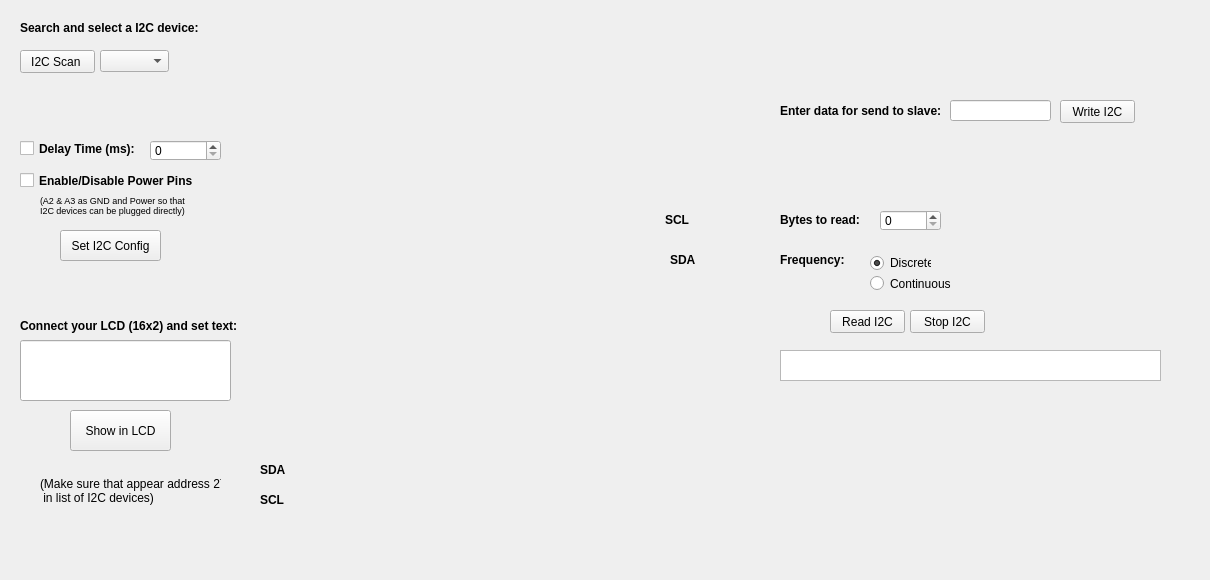
   <widget class="QWidget" name="tab_8">
    <attribute name="title">
     <string>I2C</string>
    </attribute>
    <widget class="QPushButton" name="Read_I2C">
     <property name="geometry">
      <rect>
       <x>830</x>
       <y>310</y>
       <width>75</width>
       <height>23</height>
      </rect>
     </property>
     <property name="text">
      <string>Read I2C</string>
     </property>
    </widget>
    <widget class="QLineEdit" name="dataSendI2C">
     <property name="geometry">
      <rect>
       <x>950</x>
       <y>100</y>
       <width>101</width>
       <height>21</height>
      </rect>
     </property>
    </widget>
    <widget class="QTextBrowser" name="Info_ReadI2C">
     <property name="geometry">
      <rect>
       <x>780</x>
       <y>350</y>
       <width>381</width>
       <height>31</height>
      </rect>
     </property>
    </widget>
    <widget class="QRadioButton" name="radioButton_Cont">
     <property name="geometry">
      <rect>
       <x>870</x>
       <y>275</y>
       <width>91</width>
       <height>17</height>
      </rect>
     </property>
     <property name="text">
      <string>Continuous</string>
     </property>
    </widget>
    <widget class="QLabel" name="label_49">
     <property name="geometry">
      <rect>
       <x>780</x>
       <y>210</y>
       <width>88</width>
       <height>20</height>
      </rect>
     </property>
     <property name="font">
      <font>
       <weight>75</weight>
       <bold>true</bold>
      </font>
     </property>
     <property name="text">
      <string>Bytes to read:</string>
     </property>
    </widget>
    <widget class="QSpinBox" name="I2CDelayTime">
     <property name="geometry">
      <rect>
       <x>150</x>
       <y>140</y>
       <width>71</width>
       <height>21</height>
      </rect>
     </property>
     <property name="maximum">
      <number>16383</number>
     </property>
    </widget>
    <widget class="QLabel" name="label_46">
     <property name="geometry">
      <rect>
       <x>780</x>
       <y>100</y>
       <width>171</width>
       <height>21</height>
      </rect>
     </property>
     <property name="font">
      <font>
       <weight>75</weight>
       <bold>true</bold>
      </font>
     </property>
     <property name="text">
      <string>Enter data for send to slave:</string>
     </property>
    </widget>
    <widget class="QSpinBox" name="BytesToRead">
     <property name="geometry">
      <rect>
       <x>880</x>
       <y>210</y>
       <width>61</width>
       <height>21</height>
      </rect>
     </property>
     <property name="maximum">
      <number>32</number>
     </property>
    </widget>
    <widget class="QRadioButton" name="radioButton_Once">
     <property name="geometry">
      <rect>
       <x>870</x>
       <y>255</y>
       <width>61</width>
       <height>16</height>
      </rect>
     </property>
     <property name="text">
      <string>Discrete</string>
     </property>
     <property name="checked">
      <bool>true</bool>
     </property>
    </widget>
    <widget class="QPushButton" name="Write_I2C">
     <property name="geometry">
      <rect>
       <x>1060</x>
       <y>100</y>
       <width>75</width>
       <height>23</height>
      </rect>
     </property>
     <property name="text">
      <string>Write I2C</string>
     </property>
    </widget>
    <widget class="QLabel" name="label_52">
     <property name="geometry">
      <rect>
       <x>780</x>
       <y>250</y>
       <width>88</width>
       <height>20</height>
      </rect>
     </property>
     <property name="font">
      <font>
       <weight>75</weight>
       <bold>true</bold>
      </font>
     </property>
     <property name="text">
      <string>Frequency:</string>
     </property>
    </widget>
    <widget class="QPushButton" name="I2C_Config">
     <property name="geometry">
      <rect>
       <x>60</x>
       <y>230</y>
       <width>101</width>
       <height>31</height>
      </rect>
     </property>
     <property name="text">
      <string>Set I2C Config</string>
     </property>
    </widget>
    <widget class="QCheckBox" name="ChangeDelayTime">
     <property name="geometry">
      <rect>
       <x>20</x>
       <y>140</y>
       <width>121</width>
       <height>17</height>
      </rect>
     </property>
     <property name="font">
      <font>
       <weight>75</weight>
       <bold>true</bold>
      </font>
     </property>
     <property name="text">
      <string>Delay Time (ms):</string>
     </property>
    </widget>
    <widget class="QComboBox" name="listI2Cdevices">
     <property name="geometry">
      <rect>
       <x>100</x>
       <y>50</y>
       <width>69</width>
       <height>22</height>
      </rect>
     </property>
    </widget>
    <widget class="QLabel" name="label_48">
     <property name="geometry">
      <rect>
       <x>20</x>
       <y>20</y>
       <width>191</width>
       <height>16</height>
      </rect>
     </property>
     <property name="font">
      <font>
       <weight>75</weight>
       <bold>true</bold>
      </font>
     </property>
     <property name="text">
      <string>Search and select a I2C device:</string>
     </property>
    </widget>
    <widget class="QPushButton" name="Stop_I2C">
     <property name="geometry">
      <rect>
       <x>910</x>
       <y>310</y>
       <width>75</width>
       <height>23</height>
      </rect>
     </property>
     <property name="text">
      <string>Stop I2C</string>
     </property>
    </widget>
    <widget class="QLabel" name="label_47">
     <property name="geometry">
      <rect>
       <x>40</x>
       <y>185</y>
       <width>181</width>
       <height>41</height>
      </rect>
     </property>
     <property name="font">
      <font>
       <pointsize>7</pointsize>
      </font>
     </property>
     <property name="text">
      <string>(A2 &amp; A3 as GND and Power so that
I2C devices can be plugged directly)</string>
     </property>
    </widget>
    <widget class="QPushButton" name="I2C_Scan">
     <property name="geometry">
      <rect>
       <x>20</x>
       <y>50</y>
       <width>75</width>
       <height>23</height>
      </rect>
     </property>
     <property name="text">
      <string>I2C Scan </string>
     </property>
    </widget>
    <widget class="QCheckBox" name="EnPowerPins">
     <property name="geometry">
      <rect>
       <x>20</x>
       <y>170</y>
       <width>181</width>
       <height>21</height>
      </rect>
     </property>
     <property name="font">
      <font>
       <weight>75</weight>
       <bold>true</bold>
      </font>
     </property>
     <property name="text">
      <string>Enable/Disable Power Pins</string>
     </property>
    </widget>
    <widget class="QLabel" name="label_51">
     <property name="geometry">
      <rect>
       <x>40</x>
       <y>470</y>
       <width>181</width>
       <height>41</height>
      </rect>
     </property>
     <property name="text">
      <string>(Make sure that appear address 27
 in list of I2C devices)</string>
     </property>
    </widget>
    <widget class="QPushButton" name="ShowInLCD">
     <property name="geometry">
      <rect>
       <x>70</x>
       <y>410</y>
       <width>101</width>
       <height>41</height>
      </rect>
     </property>
     <property name="text">
      <string>Show in LCD</string>
     </property>
    </widget>
    <widget class="QLabel" name="label_50">
     <property name="geometry">
      <rect>
       <x>20</x>
       <y>310</y>
       <width>221</width>
       <height>31</height>
      </rect>
     </property>
     <property name="font">
      <font>
       <weight>75</weight>
       <bold>true</bold>
      </font>
     </property>
     <property name="text">
      <string>Connect your LCD (16x2) and set text:</string>
     </property>
    </widget>
    <widget class="QLineEdit" name="TextToLCD">
     <property name="geometry">
      <rect>
       <x>20</x>
       <y>340</y>
       <width>211</width>
       <height>61</height>
      </rect>
     </property>
     <property name="maxLength">
      <number>31</number>
     </property>
    </widget>
    <widget class="QWidget" name="widget_7" native="true">
     <property name="geometry">
      <rect>
       <x>-1</x>
       <y>-30</y>
       <width>1201</width>
       <height>571</height>
      </rect>
     </property>
     <property name="styleSheet">
      <string notr="true">background-image: url(:/image/backgroundV3Board.jpg);</string>
     </property>
    </widget>
    <widget class="QLabel" name="label_75">
     <property name="geometry">
      <rect>
       <x>665</x>
       <y>210</y>
       <width>31</width>
       <height>20</height>
      </rect>
     </property>
     <property name="font">
      <font>
       <weight>75</weight>
       <bold>true</bold>
      </font>
     </property>
     <property name="text">
      <string>SCL</string>
     </property>
    </widget>
    <widget class="QLabel" name="label_76">
     <property name="geometry">
      <rect>
       <x>670</x>
       <y>250</y>
       <width>31</width>
       <height>20</height>
      </rect>
     </property>
     <property name="font">
      <font>
       <weight>75</weight>
       <bold>true</bold>
      </font>
     </property>
     <property name="text">
      <string>SDA</string>
     </property>
    </widget>
    <widget class="QLabel" name="label_77">
     <property name="geometry">
      <rect>
       <x>260</x>
       <y>460</y>
       <width>31</width>
       <height>20</height>
      </rect>
     </property>
     <property name="font">
      <font>
       <weight>75</weight>
       <bold>true</bold>
      </font>
     </property>
     <property name="text">
      <string>SDA</string>
     </property>
    </widget>
    <widget class="QLabel" name="label_78">
     <property name="geometry">
      <rect>
       <x>260</x>
       <y>490</y>
       <width>31</width>
       <height>20</height>
      </rect>
     </property>
     <property name="font">
      <font>
       <weight>75</weight>
       <bold>true</bold>
      </font>
     </property>
     <property name="text">
      <string>SCL</string>
     </property>
    </widget>
    <zorder>widget_7</zorder>
    <zorder>Read_I2C</zorder>
    <zorder>dataSendI2C</zorder>
    <zorder>Info_ReadI2C</zorder>
    <zorder>radioButton_Cont</zorder>
    <zorder>label_49</zorder>
    <zorder>I2CDelayTime</zorder>
    <zorder>label_46</zorder>
    <zorder>BytesToRead</zorder>
    <zorder>radioButton_Once</zorder>
    <zorder>Write_I2C</zorder>
    <zorder>label_52</zorder>
    <zorder>I2C_Config</zorder>
    <zorder>ChangeDelayTime</zorder>
    <zorder>listI2Cdevices</zorder>
    <zorder>label_48</zorder>
    <zorder>Stop_I2C</zorder>
    <zorder>label_47</zorder>
    <zorder>I2C_Scan</zorder>
    <zorder>EnPowerPins</zorder>
    <zorder>label_51</zorder>
    <zorder>ShowInLCD</zorder>
    <zorder>label_50</zorder>
    <zorder>TextToLCD</zorder>
    <zorder>label_75</zorder>
    <zorder>label_76</zorder>
    <zorder>label_77</zorder>
    <zorder>label_78</zorder>
   </widget>
